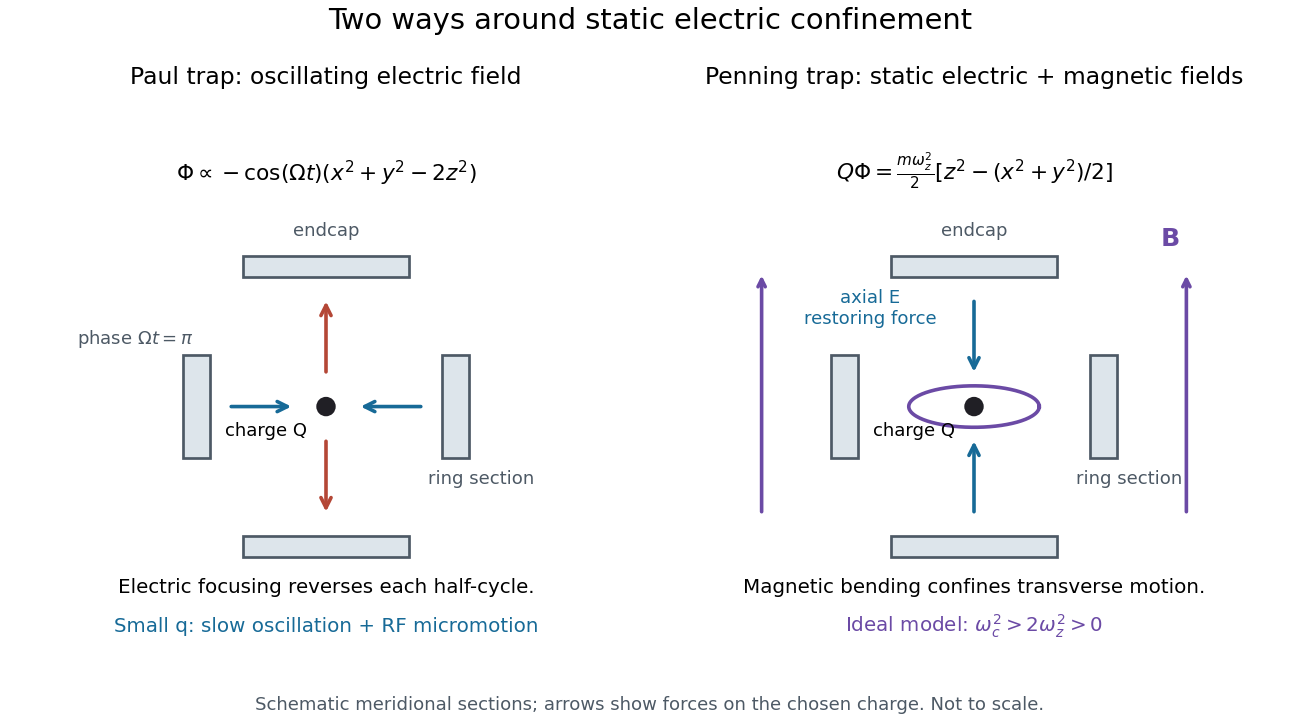

This chart was generated by the following Python code:
"""Original ideal-field comparison; Python 3.14, matplotlib 3.10.7.

Run from _media; the drawing is functional, not a historical reconstruction.
"""
from pathlib import Path

import matplotlib.pyplot as plt
from matplotlib.patches import Circle, FancyArrowPatch, Rectangle
import numpy as np


def main():
    fig, axes = plt.subplots(1, 2, figsize=(10, 5.6), facecolor="white")
    blue, red, grey = "#176a97", "#b44736", "#4d5965"
    for ax in axes:
        ax.set(xlim=(-2.6, 2.6), ylim=(-2.4, 2.8), aspect="equal")
        ax.axis("off")
        for z in (-1.35, 1.35):
            ax.add_patch(Rectangle((-.8, z-.10), 1.6, .20,
                                   facecolor="#dde5eb", edgecolor=grey, lw=1.5))
        for x in (-1.25, 1.25):
            ax.add_patch(Rectangle((x-.13, -.5), .26, 1,
                                   facecolor="#dde5eb", edgecolor=grey, lw=1.5))
        ax.add_patch(Circle((0, 0), .085, color="#201f25", zorder=5))
        ax.text(0, 1.65, "endcap", ha="center", color=grey, fontsize=10)
        ax.text(1.5, -.75, "ring section", ha="center", color=grey, fontsize=10)
        ax.text(-.18, -.28, "charge Q", ha="right", fontsize=10)
    ax = axes[0]
    ax.set_title("Paul trap: oscillating electric field", fontsize=13, pad=18)
    ax.text(0, 2.18, r"$\Phi\propto-\cos(\Omega t)(x^2+y^2-2z^2)$",
            ha="center", fontsize=12)
    for sign in (-1, 1):
        ax.add_patch(FancyArrowPatch((sign*.95, 0), (sign*.3, 0),
                                   arrowstyle="->", mutation_scale=14, color=blue, lw=2))
        ax.add_patch(FancyArrowPatch((0, sign*.3), (0, sign*1.05),
                                   arrowstyle="->", mutation_scale=14, color=red, lw=2))
    ax.text(-2.4, .6, r"phase $\Omega t=\pi$", fontsize=10, color=grey)
    ax.text(0, -1.8, "Electric focusing reverses each half-cycle.",
            ha="center", fontsize=11)
    ax.text(0, -2.18, "Small q: slow oscillation + RF micromotion",
            ha="center", fontsize=11, color=blue)
    ax = axes[1]
    ax.set_title("Penning trap: static electric + magnetic fields", fontsize=13, pad=18)
    ax.text(0, 2.18, r"$Q\Phi=\frac{m\omega_z^2}{2}[z^2-(x^2+y^2)/2]$",
            ha="center", fontsize=12)
    for sign in (-1, 1):
        ax.add_patch(FancyArrowPatch((0, sign*1.05), (0, sign*.3),
                                   arrowstyle="->", mutation_scale=14, color=blue, lw=2))
    for x in (-2.05, 2.05):
        ax.annotate("", (x, 1.3), (x, -1.05),
                    arrowprops={"arrowstyle": "->", "color": "#6b4aa5", "lw": 2})
    ax.text(1.8, 1.55, r"$\mathbf{B}$", fontsize=14, color="#6b4aa5")
    theta = np.linspace(0, 2*np.pi, 200)
    ax.plot(.63*np.cos(theta), .20*np.sin(theta), color="#6b4aa5", lw=2)
    ax.text(-1.0, .80, "axial E\nrestoring force", fontsize=10, color=blue,
            ha="center")
    ax.text(0, -1.8, "Magnetic bending confines transverse motion.",
            ha="center", fontsize=11)
    ax.text(0, -2.18, r"Ideal model: $\omega_c^2>2\omega_z^2>0$",
            ha="center", fontsize=11, color="#6b4aa5")
    fig.suptitle("Two ways around static electric confinement", fontsize=16, y=.99)
    fig.text(.5, .025, "Schematic meridional sections; arrows show forces on the chosen charge. Not to scale.",
             ha="center", fontsize=10, color=grey)
    fig.subplots_adjust(left=.02, right=.98, bottom=.10, top=.84, wspace=.08)
    fig.savefig(Path(__file__).stem + ".png", dpi=130, facecolor="white")
    plt.close(fig)


if __name__ == "__main__":
    main()
